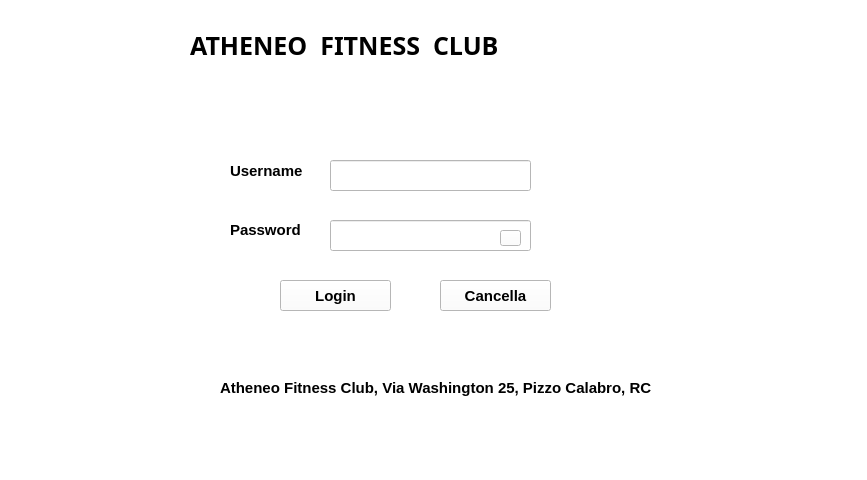
<?xml version="1.0" encoding="UTF-8"?>
<ui version="4.0">
 <class>ATHENEO</class>
 <widget class="QMainWindow" name="ATHENEO">
  <property name="geometry">
   <rect>
    <x>0</x>
    <y>0</y>
    <width>867</width>
    <height>480</height>
   </rect>
  </property>
  <property name="sizePolicy">
   <sizepolicy hsizetype="Maximum" vsizetype="Maximum">
    <horstretch>0</horstretch>
    <verstretch>0</verstretch>
   </sizepolicy>
  </property>
  <property name="font">
   <font>
    <family>MS UI Gothic</family>
    <weight>75</weight>
    <italic>false</italic>
    <bold>true</bold>
    <underline>false</underline>
    <strikeout>false</strikeout>
   </font>
  </property>
  <property name="windowTitle">
   <string>MainWindow</string>
  </property>
  <property name="styleSheet">
   <string notr="true">background-color: rgb(255, 255, 255);</string>
  </property>
  <widget class="QWidget" name="centralwidget">
   <widget class="QLabel" name="lblTitle">
    <property name="geometry">
     <rect>
      <x>190</x>
      <y>20</y>
      <width>581</width>
      <height>51</height>
     </rect>
    </property>
    <property name="font">
     <font>
      <family>Papyrus</family>
      <pointsize>19</pointsize>
      <weight>75</weight>
      <italic>false</italic>
      <bold>true</bold>
      <underline>false</underline>
      <strikeout>false</strikeout>
     </font>
    </property>
    <property name="text">
     <string>ATHENEO  FITNESS  CLUB</string>
    </property>
   </widget>
   <widget class="QLabel" name="lblUser">
    <property name="geometry">
     <rect>
      <x>230</x>
      <y>160</y>
      <width>91</width>
      <height>21</height>
     </rect>
    </property>
    <property name="font">
     <font>
      <family>MS UI Gothic</family>
      <pointsize>11</pointsize>
      <weight>75</weight>
      <italic>false</italic>
      <bold>true</bold>
      <underline>false</underline>
      <strikeout>false</strikeout>
     </font>
    </property>
    <property name="text">
     <string>Username</string>
    </property>
   </widget>
   <widget class="QLineEdit" name="txtBox_user">
    <property name="geometry">
     <rect>
      <x>330</x>
      <y>160</y>
      <width>201</width>
      <height>31</height>
     </rect>
    </property>
    <property name="font">
     <font>
      <family>MS UI Gothic</family>
      <pointsize>11</pointsize>
      <weight>75</weight>
      <italic>false</italic>
      <bold>true</bold>
      <underline>false</underline>
      <strikeout>false</strikeout>
     </font>
    </property>
    <property name="text">
     <string/>
    </property>
   </widget>
   <widget class="QLabel" name="lblPsw">
    <property name="geometry">
     <rect>
      <x>230</x>
      <y>220</y>
      <width>81</width>
      <height>20</height>
     </rect>
    </property>
    <property name="font">
     <font>
      <family>MS UI Gothic</family>
      <pointsize>11</pointsize>
      <weight>75</weight>
      <italic>false</italic>
      <bold>true</bold>
      <underline>false</underline>
      <strikeout>false</strikeout>
     </font>
    </property>
    <property name="text">
     <string>Password</string>
    </property>
   </widget>
   <widget class="QLineEdit" name="txtBox_psw">
    <property name="geometry">
     <rect>
      <x>330</x>
      <y>220</y>
      <width>201</width>
      <height>31</height>
     </rect>
    </property>
    <property name="echoMode">
     <enum>QLineEdit::Password</enum>
    </property>
   </widget>
   <widget class="QPushButton" name="btnLogin">
    <property name="geometry">
     <rect>
      <x>280</x>
      <y>280</y>
      <width>111</width>
      <height>31</height>
     </rect>
    </property>
    <property name="font">
     <font>
      <family>MS UI Gothic</family>
      <pointsize>11</pointsize>
      <weight>75</weight>
      <italic>false</italic>
      <bold>true</bold>
      <underline>false</underline>
      <strikeout>false</strikeout>
     </font>
    </property>
    <property name="text">
     <string>Login</string>
    </property>
   </widget>
   <widget class="QLabel" name="lblInfo">
    <property name="geometry">
     <rect>
      <x>220</x>
      <y>380</y>
      <width>521</width>
      <height>16</height>
     </rect>
    </property>
    <property name="font">
     <font>
      <family>MS UI Gothic</family>
      <pointsize>11</pointsize>
      <weight>75</weight>
      <italic>false</italic>
      <bold>true</bold>
      <underline>false</underline>
      <strikeout>false</strikeout>
     </font>
    </property>
    <property name="text">
     <string>Atheneo Fitness Club, Via Washington 25, Pizzo Calabro, RC</string>
    </property>
   </widget>
   <widget class="QLabel" name="lblLogo">
    <property name="geometry">
     <rect>
      <x>580</x>
      <y>80</y>
      <width>201</width>
      <height>101</height>
     </rect>
    </property>
    <property name="text">
     <string/>
    </property>
    <property name="pixmap">
     <pixmap>Resources/palestra.jpg</pixmap>
    </property>
   </widget>
   <widget class="QLabel" name="lblError">
    <property name="geometry">
     <rect>
      <x>300</x>
      <y>100</y>
      <width>251</width>
      <height>41</height>
     </rect>
    </property>
    <property name="font">
     <font>
      <family>Arial</family>
      <pointsize>12</pointsize>
     </font>
    </property>
    <property name="text">
     <string/>
    </property>
   </widget>
   <widget class="QPushButton" name="btnCancel">
    <property name="geometry">
     <rect>
      <x>440</x>
      <y>280</y>
      <width>111</width>
      <height>31</height>
     </rect>
    </property>
    <property name="font">
     <font>
      <family>MS UI Gothic</family>
      <pointsize>11</pointsize>
      <weight>75</weight>
      <bold>true</bold>
     </font>
    </property>
    <property name="text">
     <string>Cancella</string>
    </property>
   </widget>
   <widget class="QPushButton" name="pushButton_7">
    <property name="geometry">
     <rect>
      <x>500</x>
      <y>230</y>
      <width>21</width>
      <height>16</height>
     </rect>
    </property>
    <property name="text">
     <string/>
    </property>
    <property name="icon">
     <iconset>
      <normaloff>../Resources/logo/pngGUI_client/download.png</normaloff>../Resources/logo/pngGUI_client/download.png</iconset>
    </property>
    <property name="iconSize">
     <size>
      <width>20</width>
      <height>20</height>
     </size>
    </property>
   </widget>
  </widget>
  <widget class="QMenuBar" name="menubar">
   <property name="geometry">
    <rect>
     <x>0</x>
     <y>0</y>
     <width>867</width>
     <height>21</height>
    </rect>
   </property>
  </widget>
  <widget class="QStatusBar" name="statusbar"/>
 </widget>
 <resources/>
 <connections/>
</ui>
